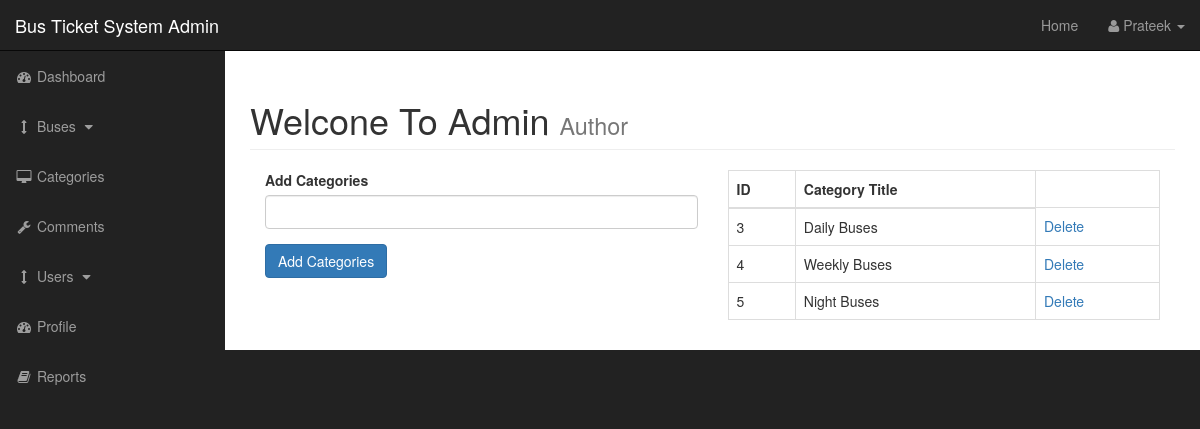
Page /admin/categories.php (signed in) on the earlier database version.
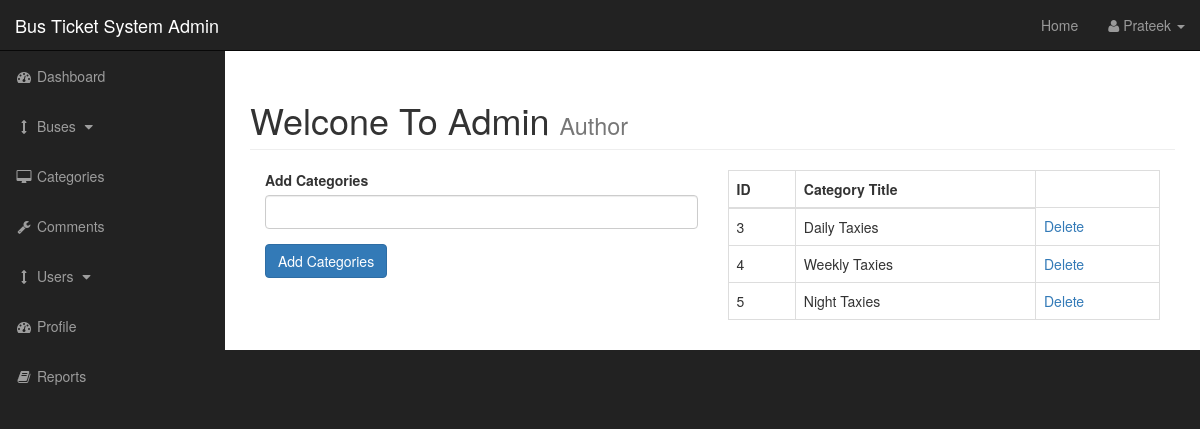
Same page on the later database version.
### tables this page shows
CREATE TABLE `categories` (
  `cat_id` int(3) NOT NULL,
  `cat_title` varchar(255) NOT NULL
);

### admin/categories.php (the view, shortened to what this page needs)
<?php include"includes/admin_header.php"; ?>
    <div id="wrapper">
        <?php include"includes/admin_navigation.php"; ?>
        <div id="page-wrapper">
            <div class="container-fluid">
                <div class="row">
                    <div class="col-lg-12">
                        <h1 class="page-header">
                            Welcone To Admin
                            <small>Author</small>
                        </h1>
                        <div class="col-xs-6">
                            <form action="" method="post">
                                <div class="form-group">
                                    <label for="cat_tite">Add Categories</label>
                                    <input class="form-control" type="text" name="cat_title">
                                </div>
                                <div class="form-group">
                                    <input class="btn btn-primary" type="submit" name="submit" value="Add Categories">
                                </div>
                            </form>
                        </div>
                        <div class="col-xs-6">
                            <?php
                            $query = "SELECT *  FROM  categories";
                            $select_categories = mysqli_query($connection,$query);
                            ?>
                            <table class="table table-bordered table-hover">
                                <thead>
                                    <tr>
                                        <th>ID</th>
                                        <th>Category Title</th>
                                    </tr>
                                </thead>
                                <tbody>
                                    <?php
                                        while($row = mysqli_fetch_assoc($select_categories)) {
                                        $cat_id = $row['cat_id'];
                                        $cat_title = $row['cat_title'];
                                        echo "<tr>";
                                        echo "<td> {$cat_id} </td>";
                                        echo "<td> {$cat_title} </td>";
                                        echo "<td><a href='categories.php?delete=$cat_id'>Delete</a></td>";
                                        echo "</tr>";
                                    }
                                    ?>
                                </tbody>
                            </table>
                        </div>
                    </div>
                </div>
            </div>
        </div>
<?php include"includes/admin_footer.php"; ?>

### admin/includes/admin_header.php (shortened to what this page needs)
<!DOCTYPE html>
<html lang="en">
<head>
    <link href="css/bootstrap.min.css" rel="stylesheet">
    <link href="css/sb-admin.css" rel="stylesheet">
    <link href="font-awesome/css/font-awesome.min.css" rel="stylesheet" type="text/css">
</head>
<body>

### admin/includes/admin_navigation.php (shortened to what this page needs)
<nav class="navbar navbar-inverse navbar-fixed-top" role="navigation">
            <div class="navbar-header">
                <a class="navbar-brand" href="index.php">Bus Ticket System Admin</a>
            </div>
            <ul class="nav navbar-right top-nav">
                <li><a href="../index.php">Home</a></li>
                <li class="dropdown">
                    <a href="#" class="dropdown-toggle" data-toggle="dropdown"><i class="fa fa-user"></i> <?php echo ucfirst($_SESSION['s_username']); ?> <b class="caret"></b></a>
                </li>
            </ul>
            <div class="collapse navbar-collapse navbar-ex1-collapse">
                <ul class="nav navbar-nav side-nav">
                    <li>
                        <a href="index.php"><i class="fa fa-fw fa-dashboard"></i> Dashboard</a>
                    </li>
                    <li>
                        <a href="javascript:;" data-toggle="collapse" data-target="#demo"><i class="fa fa-fw fa-arrows-v"></i> Buses <i class="fa fa-fw fa-caret-down"></i></a>
                    </li>
                    <li>
                        <a href="categories.php"><i class="fa fa-fw fa-desktop"></i> Categories</a>
                    </li>
                    <li>
                        <a href="query.php"><i class="fa fa-fw fa-wrench"></i> Comments</a>
                    </li>
                    <li>
                        <a href="javascript:;" data-toggle="collapse" data-target="#demo1"><i class="fa fa-fw fa-arrows-v"></i> Users <i class="fa fa-fw fa-caret-down"></i></a>
                    </li>
                    <li>
                        <a href="../profile.php"><i class="fa fa-fw fa-dashboard"></i> Profile</a>
                    </li>
                    <li>
                        <a href="report.php"><i class="fa fa-fw fa-book"></i> Reports</a>
                    </li>
                </ul>
            </div>
        </nav>

### admin/includes/admin_footer.php (shortened to what this page needs)
</div>
</body>
</html>

### admin/css/sb-admin.css (style rules this page uses)
body { margin-top: 100px; background-color: #222; }
@media (min-width:768px) { body { margin-top: 50px; } }
#wrapper { padding-left: 0; }
#page-wrapper { width: 100%; padding: 0; background-color: #fff; }
@media (min-width:768px) { #wrapper { padding-left: 225px; } }
@media (min-width:768px) { #page-wrapper { padding: 10px; } }
.top-nav { padding: 0 15px; }
.top-nav>li { display: inline-block; float: left; }
.top-nav>li>a { padding-top: 15px; padding-bottom: 15px; line-height: 20px; color: #999; }
@media (min-width:768px) { .side-nav { position: fixed; top: 51px; left: 225px; width: 225px; margin-left: -225px; border: none; border-radius: 0; overflow-y: auto; background-color: #222; } }
@media (min-width:768px) { .side-nav>li>a { width: 225px; } }

Differences in the rows shown:
changed categories id 3: cat_title "Daily Buses" → "Daily Taxies"
changed categories id 4: cat_title "Weekly Buses" → "Weekly Taxies"
changed categories id 5: cat_title "Night Buses" → "Night Taxies"
